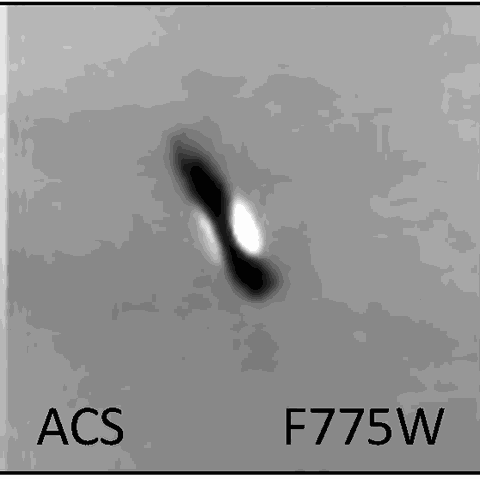
#> input picture images/114-426/114-426_acs-f775w-mio12.png, 480 x 479 px; its folder holds only this picture in this run
$ python trim_borders.py ../images/114-426/114-426_acs-f775w-mio12.png
#> lines starting #> are read from the running program, lines starting #| are printed output that depends on the picture
#!/usr/bin/env python3
"""Trim uniform borders (white/gray/black margins) from cropped panel PNGs.

A border row/column is 'uniform' if its pixel std is tiny and its mean is either
very bright (paper background) or matches the corner color. Trims at most 25% per
side (safety). Usage:
  python3 trim_borders.py            # all images/<sys>/*.png
  python3 trim_borders.py PATH...    # specific files
Prints files actually trimmed. Idempotent.
"""
import sys
from pathlib import Path

import numpy as np
from PIL import Image

ROOT = Path(__file__).resolve().parent.parent


def trim_one(path: Path) -> bool:
    im = Image.open(path).convert("RGB")
#> im is the input picture: PIL image 480x479 RGB; min 2, max 253, mean 146.5
    a = np.asarray(im).astype(np.int16)
    h, w, _ = a.shape
#> h = 479; w = 480

    def uniform_line(line):          # line: (n,3)
        if line.std(axis=0).max() >= 6:
            return False
        m = line.mean()
#> m = 253
        if m > 235 or m < 8:                       # white or black margin
            return True
        chan = line.mean(axis=0)                   # gray margin (low saturation)
        return (chan.max() - chan.min()) < 10 and 40 < m < 235

    top = 0
    while top < h * 0.25 and uniform_line(a[top]):
        top += 1
#> this loop made 5 passes
#> after the loop, top = 5
    bot = h
#> bot = 479
    while bot > h * 0.75 and uniform_line(a[bot - 1]):
        bot -= 1
#> this loop made 7 passes
#> bot on passes 1, 2, 3, 5, 6: 478, 477, 476, 474, 473
#> bot on passes 4, 7: 475, 472
#> after the loop, bot = 472
    left = 0
#> left = 0
    while left < w * 0.25 and uniform_line(a[:, left]):
        left += 1
#> this loop made 0 passes
#> after the loop, left = 0
    right = w
#> right = 480
    while right > w * 0.75 and uniform_line(a[:, right - 1]):
        right -= 1
#> after the loop, right = 480

    if (top, left, bot, right) == (0, 0, h, w):
        return False
    im.crop((left, top, right, bot)).save(path, optimize=True)
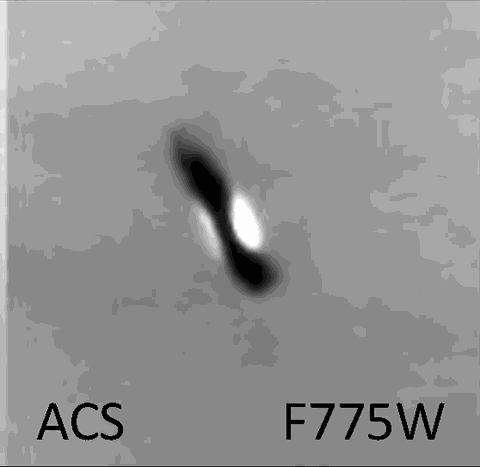
#> saved as 114-426_acs-f775w-mio12.png: PIL image 480x467 RGB; min 2, max 253, mean 147
    return True


def main():
    targets = [Path(p) for p in sys.argv[1:]] or [
        p for p in (ROOT / "images").glob("*/*.png") if "_sources" not in str(p)]
    n = 0
    for p in targets:
        try:
            if trim_one(p):
                n += 1
                print("trimmed", p.relative_to(ROOT))
        except Exception as e:
            print("SKIP", p, e)
    print(f"{n}/{len(targets)} trimmed")


if __name__ == "__main__":
    main()

$ run again, on images/294-606/294-606_acs-f658n-ricci08.png
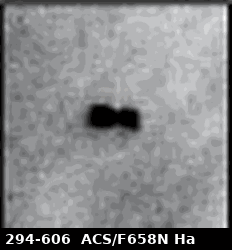
#> input picture images/294-606/294-606_acs-f658n-ricci08.png, 232 x 250 px
#> in trim_one, im is the input picture: PIL image 232x250 RGB; mean R, G, B 135.4, 136.2, 137.8
#> m = 56.04
#> chan = [56.12, 56, 56]
#> the loop in trim_one, `while top < h * 0.25 and uniform_line(a[top]):` made 3 passes
#> after the loop in trim_one, `while top < h * 0.25 and uniform_line(a[top]):`: top = 3
#> the loop in trim_one, `while bot > h * 0.75 and uniform_line(a[bot - 1]):` made 4 passes
#> bot on passes 1 to 4: 249, 248, 247, 246
#> after the loop in trim_one, `while bot > h * 0.75 and uniform_line(a[bot - 1]):`: bot = 246
#> after the loop in trim_one, `while left < w * 0.25 and uniform_line(a[:, left]):`: left = 0
#> after the loop in trim_one, `while right > w * 0.75 and uniform_line(a[:, right - 1]):`: right = 232
#> in trim_one, `im.crop((left, top, right, bot)).save(path, optimize=True)`:
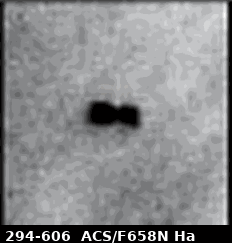
#> saved as 294-606_acs-f658n-ricci08.png: PIL image 232x243 RGB; mean R, G, B 138.5, 139.3, 141.1

$ run again, on images/2mass-j11085090-7625135/2mass-j11085090-7625135_jwst-miri_cont-h2s1.png
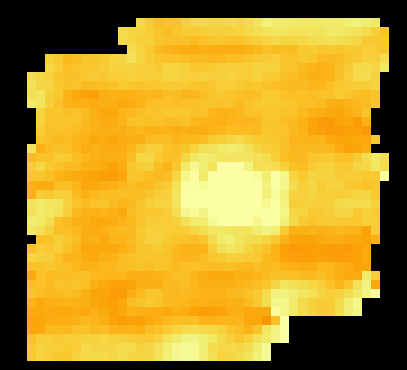
#> input picture images/2mass-j11085090-7625135/2mass-j11085090-7625135_jwst-miri_cont-h2s1.png, 407 x 370 px
#> in trim_one, im is the input picture: PIL image 407x370 RGB; mean R, G, B 185.1, 148.2, 39.9
#> m = 1
#> the loop in trim_one, `while top < h * 0.25 and uniform_line(a[top]):` made 18 passes
#> after the loop in trim_one, `while top < h * 0.25 and uniform_line(a[top]):`: top = 18
#> the loop in trim_one, `while bot > h * 0.75 and uniform_line(a[bot - 1]):` made 9 passes
#> bot on passes 1 to 8: 369, 368, 367, 366, 365, 364, 363, 362
#> after the loop in trim_one, `while bot > h * 0.75 and uniform_line(a[bot - 1]):`: bot = 361
#> the loop in trim_one, `while left < w * 0.25 and uniform_line(a[:, left]):` made 27 passes
#> after the loop in trim_one, `while left < w * 0.25 and uniform_line(a[:, left]):`: left = 27
#> the loop in trim_one, `while right > w * 0.75 and uniform_line(a[:, right - 1]):` made 18 passes
#> right on passes 1 to 8: 406, 405, 404, 403, 402, 401, 400, 399
#> after the loop in trim_one, `while right > w * 0.75 and uniform_line(a[:, right - 1]):`: right = 389
#> in trim_one, `im.crop((left, top, right, bot)).save(path, optimize=True)`:
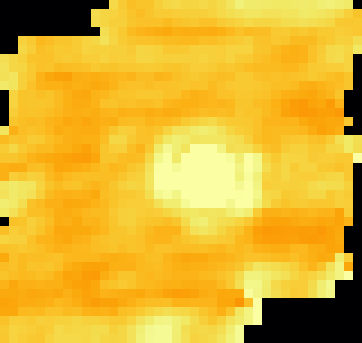
#> saved as 2mass-j11085090-7625135_jwst-miri_cont-h2s1.png: PIL image 362x343 RGB; mean R, G, B 224.5, 179.8, 47.7
